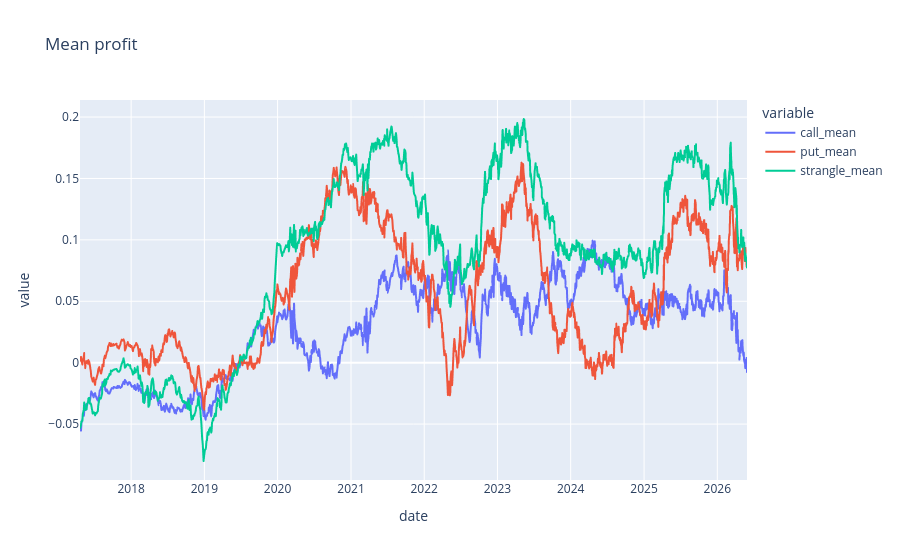

Write notebook code for a chart like this one.
### Code cell
px.line(df_roll[['call_mean', 'put_mean', 'strangle_mean']].iloc[30:], title='Mean profit')

### Figure 1 — Plotly figure (JSON) as saved in the notebook; plotly's stock layout.template omitted (floating-point values rounded to 4 significant figures; data arrays with more than 128 entries replaced by an {"elided": "..."} marker saying what was removed)
{"data": [{"hovertemplate": "variable=call_mean<br>date=%{x}<br>value=%{y}<extra></extra>", "legendgroup": "call_mean", "line": {"color": "#636efa", "dash": "solid"}, "marker": {"symbol": "circle"}, "mode": "lines", "name": "call_mean", "showlegend": true, "type": "scattergl", "x": {"elided": "1714 str values"}, "xaxis": "x", "y": {"elided": "1714 float values"}, "yaxis": "y"}, {"hovertemplate": "variable=put_mean<br>date=%{x}<br>value=%{y}<extra></extra>", "legendgroup": "put_mean", "line": {"color": "#EF553B", "dash": "solid"}, "marker": {"symbol": "circle"}, "mode": "lines", "name": "put_mean", "showlegend": true, "type": "scattergl", "x": {"elided": "1714 str values"}, "xaxis": "x", "y": {"elided": "1714 float values"}, "yaxis": "y"}, {"hovertemplate": "variable=strangle_mean<br>date=%{x}<br>value=%{y}<extra></extra>", "legendgroup": "strangle_mean", "line": {"color": "#00cc96", "dash": "solid"}, "marker": {"symbol": "circle"}, "mode": "lines", "name": "strangle_mean", "showlegend": true, "type": "scattergl", "x": {"elided": "1714 str values"}, "xaxis": "x", "y": {"elided": "1714 float values"}, "yaxis": "y"}], "layout": {"autosize": true, "legend": {"title": {"text": "variable"}, "tracegroupgap": 0}, "title": {"text": "Mean profit"}, "xaxis": {"anchor": "y", "autorange": true, "domain": [0, 1], "range": ["2017-04-21", "2026-05-29"], "title": {"text": "date"}, "type": "date"}, "yaxis": {"anchor": "x", "autorange": true, "domain": [0, 1], "range": [-0.09554, 0.2139], "title": {"text": "value"}, "type": "linear"}}}
